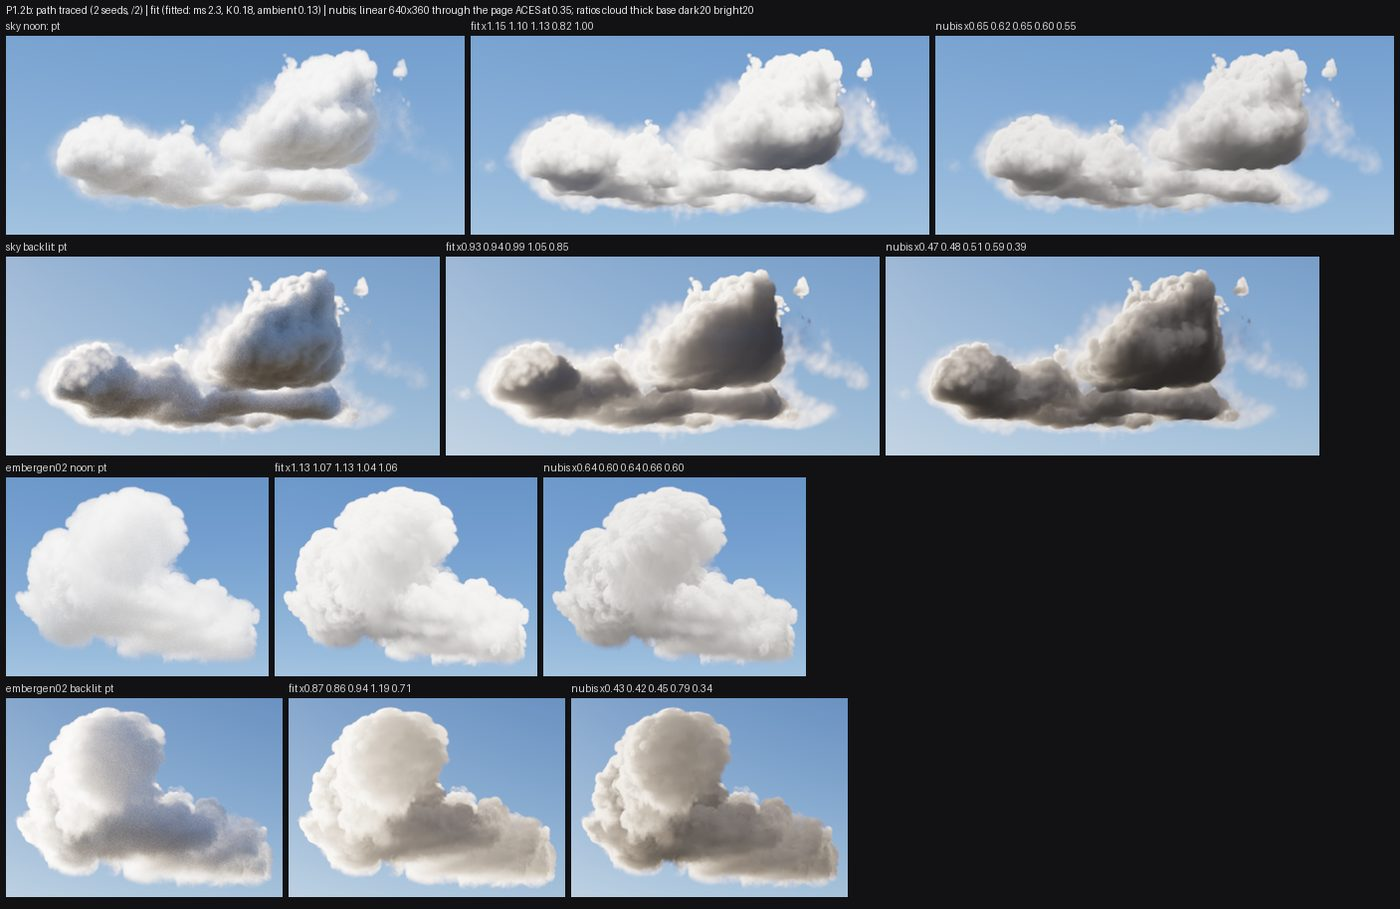

Source code (Python):
#!/usr/bin/env python3
"""P1.2b sheet: path traced (2 seeds, /2) | fit (P1.2b defaults: <cloud>/final) | nubis (P1.2a's frames, unchanged), the P1.2a layout."""
import sys
from pathlib import Path

import numpy as np
from PIL import Image, ImageDraw

HERE = Path(__file__).resolve().parent
sys.path.insert(0, str(HERE))
import fit as F  # noqa: E402
sc = F.sc
NUBIS = Path(sys.argv[1]) if len(sys.argv) > 1 else Path('/Users/dex/Developer/WebGPUClouds/.claude/worktrees/agent-ab50b258c64ef6215/work/captures/P1-2a')

rows, tile_h = [], 200
for cloud, sun in F.FRAMES:
    reg, pt = F.reference(cloud, sun)
    fit = sc.read_pfm(HERE / cloud / 'final' / f'fit-{sun}.pfm')[..., :3]
    nub = sc.read_pfm(NUBIS / cloud / f'nubis-{sun}.pfm')[..., :3]
    a = F.half(sc.as_mask(sc.read_pfm(F.REF / cloud / f'alpha-{sun}.pfm'))[..., None])
    rf, rn = F.means(fit, reg) / F.means(pt, reg), F.means(nub, reg) / F.means(pt, reg)
    ys, xs = np.nonzero(a > 0.02)
    h, w = a.shape
    mg = 10
    y0, y1, x0, x1 = max(0, ys.min() - mg), min(h, ys.max() + mg), max(0, xs.min() - mg), min(w, xs.max() + mg)
    tiles = []
    for img in [pt, fit, nub]:
        t = Image.fromarray((np.clip(sc.aces_srgb(img[y0:y1, x0:x1], 0.35), 0, 1) * 255).astype(np.uint8))
        tiles.append(t.resize((max(1, int(t.size[0] * tile_h / t.size[1])), tile_h), Image.LANCZOS))
    rows.append((f'{cloud} {sun}', tiles, rf, rn))
pad, lh = 6, 16
W = max(sum(t.size[0] for t in ts) + pad * 4 for _, ts, _, _ in rows)
H = 20 + len(rows) * (tile_h + lh + pad) + pad
out = Image.new('RGB', (W, H), (18, 18, 20))
dr = ImageDraw.Draw(out)
dr.text((pad, 4), 'P1.2b: path traced (2 seeds, /2) | fit (fitted: ms 2.3, K 0.18, ambient 0.13) | nubis; linear 640x360 through the page ACES at 0.35;'
        ' ratios cloud thick base dark20 bright20', fill=(230, 230, 230))
for i, (lab, ts, rf, rn) in enumerate(rows):
    y, x = 20 + i * (tile_h + lh + pad), pad
    labels = [f'{lab}: pt', 'fit x' + ' '.join(f'{v:.2f}' for v in rf), 'nubis x' + ' '.join(f'{v:.2f}' for v in rn)]
    for lab_, t in zip(labels, ts):
        dr.text((x, y), lab_, fill=(210, 210, 210))
        out.paste(t, (x, y + lh))
        x += t.size[0] + pad
if out.size[0] > 1400:
    out = out.resize((1400, int(out.size[1] * 1400 / out.size[0])), Image.LANCZOS)
out.save(HERE / 'sheet.jpg', quality=82)
print(HERE / 'sheet.jpg', (HERE / 'sheet.jpg').stat().st_size // 1024, 'KB')
